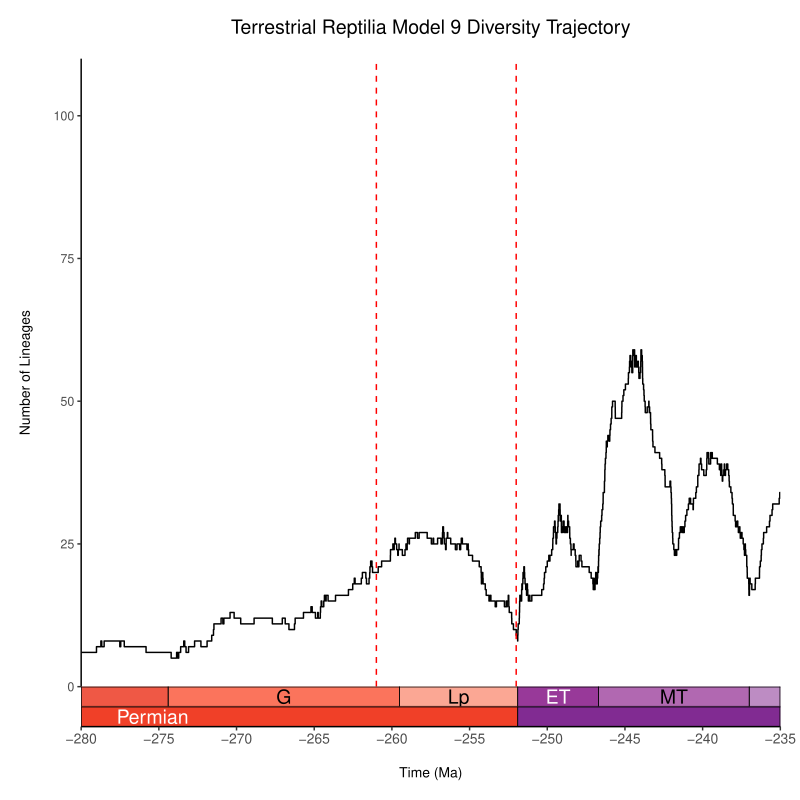

The script that saved this image:
library(ggplot2)
library(deeptime)


####### ADD ts, div_traj, and time_events vectors from pyrate default _LTT.r script BY HAND
# ts=c()
# time_events=c()
# div_traj=c()

# ADD ts, div_traj, and time_events vectors by loading in from the default _LTT.r script
######### CHANGE THE PATH TO THE DEFAULT _LTT.R SCRIPT
# reading in default _LTT.r script as text, where each line from the default script is a separate element in the readLines vector
ltt_text <- readLines("C:\\Users\\SimoesLabAdmin\\Documents\\pt_diversity_rates\\updated_occurrence_analyses\\model_9\\reptilia_terr\\DTTs\\combined_10_mcmc_LTT.r", warn = FALSE) 
# extracting the lines that contain the ts, div_traj, and time_events vectors
ts <- grep("^\\s*ts\\s*=", ltt_text, value = TRUE)
time_events <- grep("^\\s*time_events\\s*=", ltt_text, value = TRUE)
div_traj <- grep("^\\s*div_traj\\s*=", ltt_text, value = TRUE)
# Execute those lines
eval(parse(text = ts))
eval(parse(text = time_events))
eval(parse(text = div_traj))

############# If you used -translate with BDNN, you'll need to add back the translated value to the time_events vec
time_events = time_events + 175

# Mass extinction positions
perm_trias_extinction <- -252
guadalupian_extinction <- -261

# Dataframe
diversity_df <- data.frame(time = -time_events, diversity = div_traj)

# Ggplot
plot <- ggplot(diversity_df, aes(x = time, y = diversity)) +
  geom_step() +
# Add mass extinction lines
    geom_vline(xintercept = guadalupian_extinction, 
               color = "red", linetype = "dashed") +
    geom_vline(xintercept = perm_trias_extinction, 
               color = "red", linetype = "dashed", linewidth = 0.5) +
  #xlim(-max(ts) - 1, 0) + #### Commented out because xlim is set in coord_geo. If you want to see the full range, you can remove xlim from coord_geo, uncomment this
    scale_x_continuous(breaks = seq(from = -300, to = 0, by = 5)) +
  labs(
    title = "Terrestrial Reptilia Model 9 Diversity Trajectory", ####### SET MODEL/CLADE TITLE
    x = "Time (Ma)",
    y = "Number of Lineages"
  ) +
  theme_classic() + 
    theme(
      text = element_text(size = 10),
      axis.text.x = element_text(size = 10),
      axis.ticks.x = element_line(),
      axis.text.y = element_text(size = 9),
      axis.title = element_text(size = 10),
      axis.title.x = element_text(size = 10, margin = margin(t = 15)),
      axis.title.y = element_text(margin = margin(r = 15)),
      plot.title = element_text(size = 14, hjust = 0.5, margin = margin(b = 15)),
      plot.margin = unit(c(0.5, 0.5, 0.5, 0.5), "cm"), # unit(c(top, right, bottom, left), "unit")
      panel.grid.major = element_blank(),
      panel.grid.minor = element_blank()) +
    coord_geo(
      dat = list("international epochs", "international periods"),
      expand= FALSE,
      abbrv = list(TRUE, FALSE),
      pos = list("bottom", "bottom"),
      alpha = 1,
      height = unit(1, "line"),
      neg = TRUE,
      xlim = c(-280, -235), ############################# CHANGE THIS TO MODIFY X LIMITS, I.E., TIME FRAME
      ############# comment the below line out if you want ylim to be the max(diversity) within the xlim range
      #ylim = c(0, max(diversity_df$diversity[diversity_df$time >= -280 & diversity_df$time <= -235]) + 1) # Adjust y limits based on the data
      ylim = c(0, 110), # Set ylim by hand so diff models can have be comparable
    )


# Display the plot
plot

# Save as PDF with custom dimensions
###### CHANGE PDF PATH
ggsave('C:\\Users\\SimoesLabAdmin\\Documents\\pt_diversity_rates\\updated_occurrence_analyses\\model_9\\reptilia_terr\\DTTs\\combined_10_mcmc_DTT_deeptime.pdf', plot = plot, width = 8, height = 8, units = "in")
